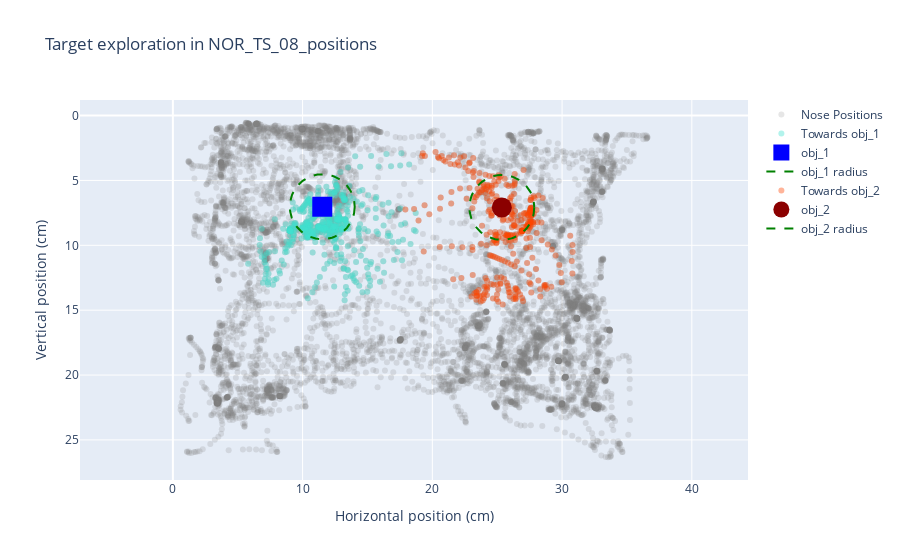

This figure's notebook cell:
### Markdown cell above
---
#### 2. We can open an example file and see what is inside

### Code cell
# Select an example file
example_path = rst.choose_example_positions(params, look_for = 'TS')

# Plot mouse exploration around multiple targets
rst.plot_positions(params, example_path)
